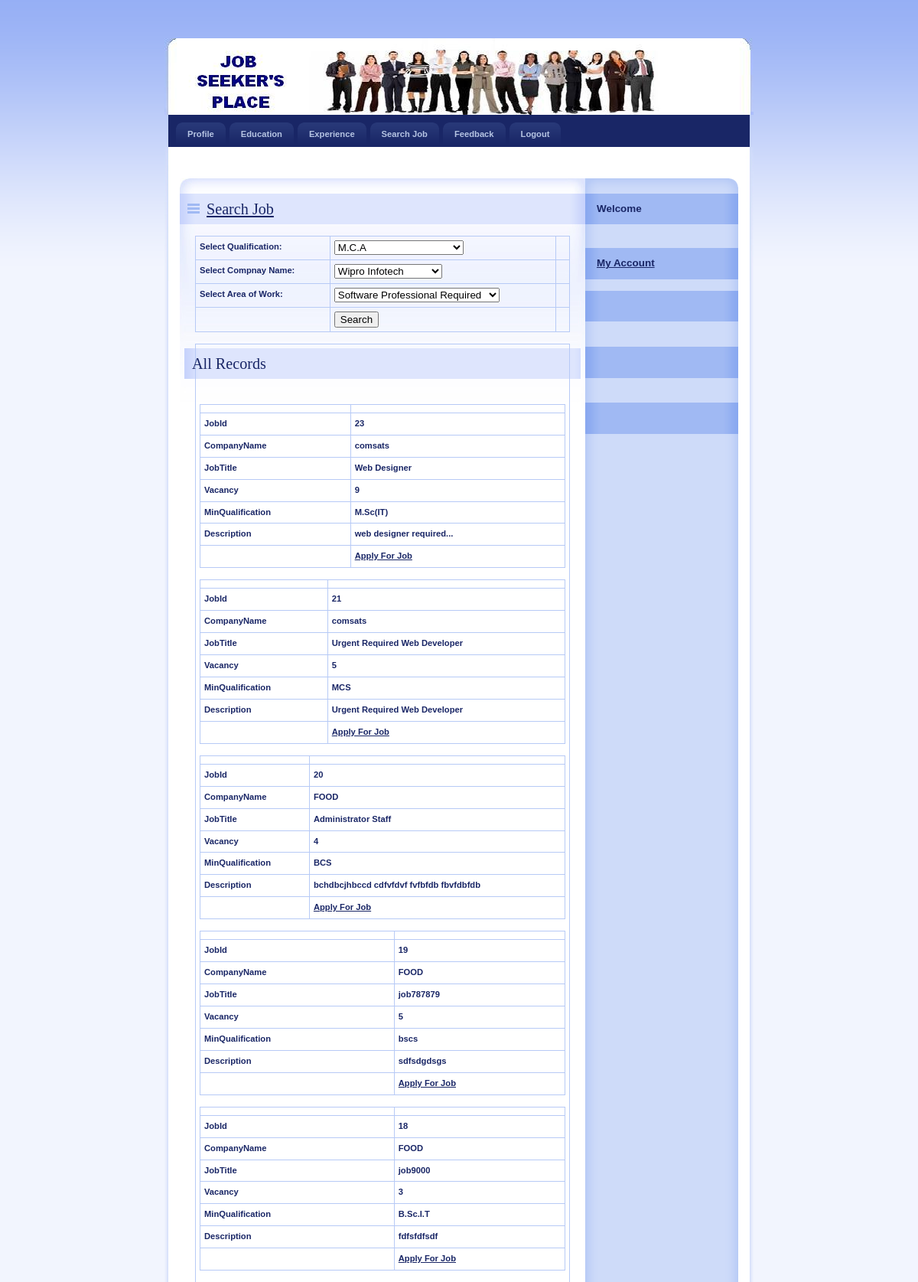
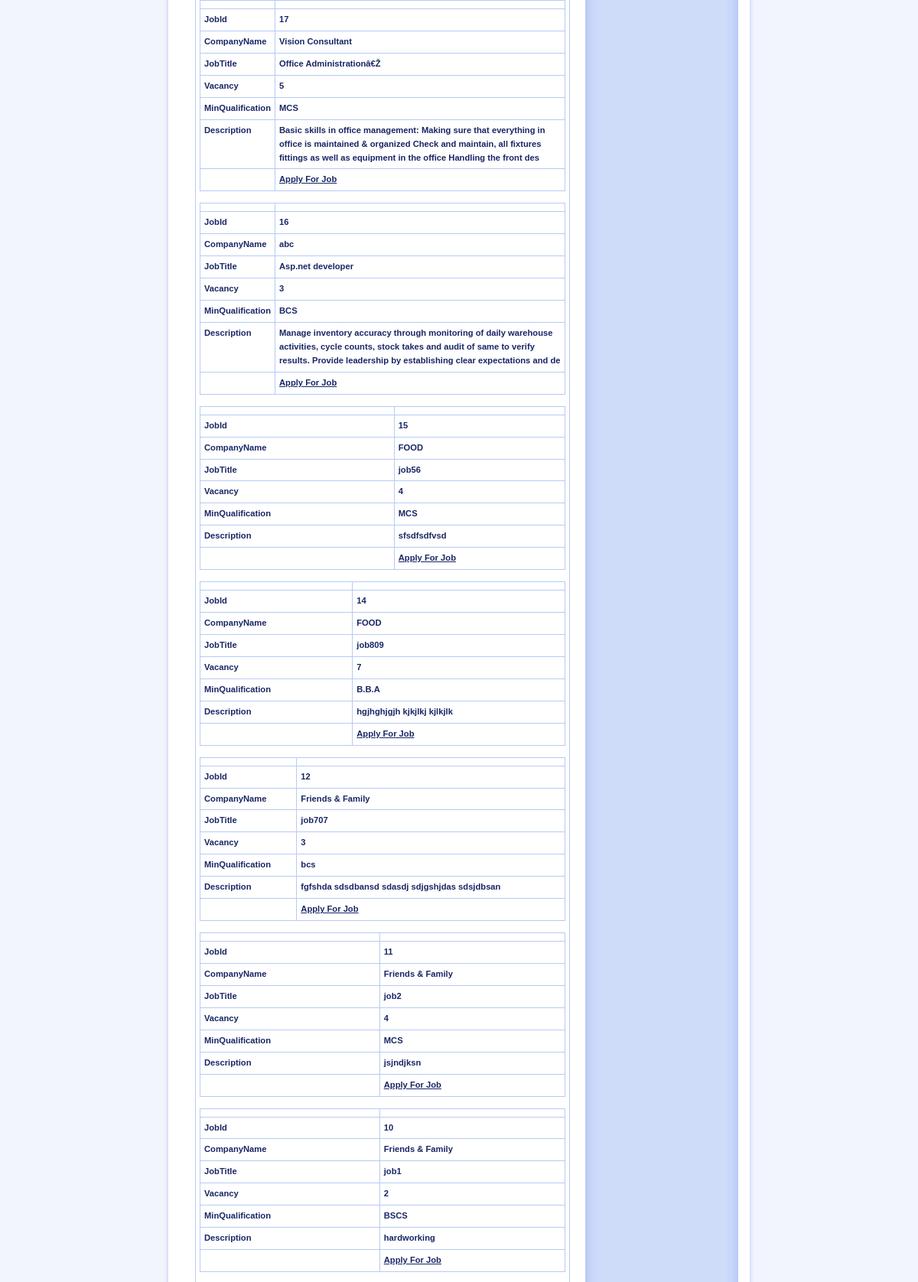
/JobSeeker/SearchJob.php (upper part), run on the app's committed database (2 pictures, top to bottom).
### tables this page shows
CREATE TABLE `job_master` (
  `JobId` int(11) NOT NULL,
  `CompanyName` varchar(20) NOT NULL,
  `Location` varchar(255) NOT NULL,
  `JobTitle` varchar(50) NOT NULL,
  `Work_aera` varchar(255) NOT NULL,
  `Vacancy` int(11) NOT NULL,
  `MinQualification` varchar(50) NOT NULL,
  `App_date` date NOT NULL,
  `Description` varchar(200) NOT NULL
);

### JobSeeker/SearchJob.php (the view, shortened to what this page needs)
<?php require_once('../Connections/job.php'); ?>
<?php
mysqli_select_db($con,$database_job);
$query_Recordset1 = "SELECT distinct MinQualification FROM job_master";
$Recordset1 = mysqli_query($con,$query_Recordset1) or die(mysqli_error());
$row_Recordset1 = mysqli_fetch_assoc($Recordset1);
mysqli_select_db($con,$database_job);
mysqli_select_db($con,$database_job);
$query_Recordset4 = "SELECT distinct CompanyName FROM job_master";
$Recordset4 = mysqli_query($con,$query_Recordset4) or die(mysqli_error($con));
$row_Recordset4 = mysqli_fetch_assoc($Recordset4);
mysqli_select_db($con,$database_job);
$query_Recordset5 = "SELECT distinct JobTitle FROM job_master";
$Recordset5 = mysqli_query($con,$query_Recordset5) or die(mysqli_error($con));
$row_Recordset5 = mysqli_fetch_assoc($Recordset5);
$colname_Recordset2 = "-1";
$colname2_Recordset2 = "-1";
if (isset($_POST['cmbCompany'])) {
  $colname2_Recordset2 = $_POST['cmbCompany'];
} else {
	$colname2_Recordset2 = "";
	}
$colname3_Recordset2 = "-1";
mysqli_select_db($con,$database_job);
if(!empty($colname2_Recordset2)) {
$query_Recordset2 = sprintf("SELECT * FROM job_master WHERE MinQualification = %s and CompanyName=%s and JobTitle=%s", GetSQLValueString($colname_Recordset2, "text"),GetSQLValueString($colname2_Recordset2, "text"),GetSQLValueString($colname3_Recordset2, "text"));
} else {
	$query_Recordset2 = sprintf("SELECT * FROM job_master ORDER BY JobId DESC");
	}
$Recordset2 = mysqli_query($con,$query_Recordset2) or die(mysqlI_error($con));
$row_Recordset2 = mysqli_fetch_assoc($Recordset2);
$totalRows_Recordset2 = mysqli_num_rows($Recordset2);
?>
<!DOCTYPE html PUBLIC "-//W3C//DTD XHTML 1.0 Strict//EN" "http://www.w3.org/TR/xhtml1/DTD/xhtml1-strict.dtd">
<html xmlns="http://www.w3.org/1999/xhtml" xml:lang="cs" lang="cs">
<head>
    <link rel="stylesheet" media="screen,projection" type="text/css" href="./css/main.css" />
    <link rel="stylesheet" media="print" type="text/css" href="./css/print.css" />
    <link rel="stylesheet" media="aural" type="text/css" href="./css/aural.css" />
</head>
<body id="www-url-cz">
<div id="main" class="box">
<?php
include "Header.php"
?>
<?php
include "menu.php"
?>
    <div id="page" class="box">
    <div id="page-in" class="box">
        <div id="strip" class="box noprint">
            <p id="breadcrumbs">&nbsp;</p>
        </div>
        <div id="content">
            <div class="article">
                <h2><span><a href="#">Search Job</a></span></h2>
                <form id="form1" method="post" action="SearchJob.php">
                  <table width="100%" border="0" cellspacing="0" cellpadding="0">
                    <tr>
                      <td><strong>Select Qualification:</strong></td>
                      <td><label>
                      <select name="cmbQual" id="cmbQual">
                        <?php
do {
?>
                        <option value="<?php echo $row_Recordset1['MinQualification']?>"><?php echo $row_Recordset1['MinQualification']?></option>
                        <?php
} while ($row_Recordset1 = mysqli_fetch_assoc($Recordset1));
?>
                      </select>
                      </label></td>
                      <td><label></label></td>
                    </tr>
                    <tr>
                      <td><strong>Select Compnay Name:</strong></td>
                      <td><label>
                        <select name="cmbCompany" id="cmbCompany">
                          <?php
do {
?>
                          <option value="<?php echo $row_Recordset4['CompanyName']?>"><?php echo $row_Recordset4['CompanyName']?></option>
                          <?php
} while ($row_Recordset4 = mysqli_fetch_assoc($Recordset4));
?>
                        </select>
                      </label></td>
                      <td>&nbsp;</td>
                    </tr>
                    <tr>
                      <td><strong>Select Area of Work:</strong></td>
                      <td><label>
                        <select name="cmbArea" id="cmbArea">
                          <?php
do {
?>
                          <option value="<?php echo $row_Recordset5['JobTitle']?>"><?php echo $row_Recordset5['JobTitle']?></option>
                          <?php
} while ($row_Recordset5 = mysqli_fetch_assoc($Recordset5));
?>
                      </select>
                      </label></td>
                      <td>&nbsp;</td>
                    </tr>
                    <tr>
                      <td>&nbsp;</td>
                      <td><input type="submit" name="button" id="button" value="Search" /></td>
                      <td>&nbsp;</td>
                    </tr>
                  </table>
              </form>
                <table width="100%" border="0" cellspacing="0" cellpadding="0">
                  <tr>
                    <td width="100%"><h2><?PHP if(!empty($colname2_Recordset2)) { ?> Search Result:<?PHP } else { ?>All Records<?PHP } ?></h2>&nbsp;
                        <?php
						if ($totalRows_Recordset2!=0)
						{
						do { ?>
                          <table width="100%" border="0" cellpadding="0" cellspacing="0">
                          <tr>
                          <td></td>
                          </tr>
                          <tr>
                          <td><strong>JobId</strong></td>
                          <td><strong><?php echo $row_Recordset2['JobId']; ?></strong></td>
                          </tr>
                          <tr>
                          <td><strong>CompanyName</strong></td>
                          <td><strong><?php echo $row_Recordset2['CompanyName']; ?></strong></td>
                          </tr>
                          <tr>
                          <td><strong>JobTitle</strong></td>
                          <td><strong><?php echo $row_Recordset2['JobTitle']; ?></strong></td>
                          </tr>
                          <tr>
                          <td><strong>Vacancy</strong></td>
                          <td><strong><?php echo $row_Recordset2['Vacancy']; ?></strong></td>
                          </tr>
                          <tr>
                          <td><strong>MinQualification</strong></td>
                           <td><strong><?php echo $row_Recordset2['MinQualification']; ?></strong></td>
                           </tr>
                           <tr>
                          <td><strong>Description</strong></td>
                          <td><strong><?php echo $row_Recordset2['Description']; ?></strong></td>
                        </tr>
                           <tr>
                             <td>&nbsp;</td>
                             <td><a href="Apply.php?JobId=<?php echo $row_Recordset2['JobId'];?>"><strong>Apply For Job</strong></a></td>
                           </tr>
                        </table>
                        <?php } while ($row_Recordset2 = mysqli_fetch_assoc($Recordset2));
						  ?>
                      </table>
                      <?php
					  }
                      ?></td>
          </div>
        </div>
<?php
include "right.php"
?>
    </div>
    </div>
</div>
</body>
</html>

### JobSeeker/css/main.css (style rules this page uses)
* { min-height:1px; }
body { border:0; margin:0; padding:0; background:#F2F5FE url("../design/bg.gif") 0 0 repeat-x; font:70%/160% "verdana",sans-serif; color:#192666; _text-align:center; }
a { color:#192666; }
p { border:0; margin:15px 0; padding:0; }
div { display:block; border:0; margin:0; padding:0; }
h1, h2, h3, h4, h5 { border:0; margin:15px 0 10px 0; padding:0; font-weight:bold; }
h2 { font-size:180%; line-height:100%; font-family:"georgia",serif; font-weight:normal; }
table { display:table; border-collapse:collapse; margin:15px 0; padding:0; border:1px solid #B7CAF6; font-size:100%; }
tr { display:table-row; }
th, td { display: table-cell; border:1px solid #B7CAF6; margin:0; padding:5px; vertical-align:top; text-align:left; }
form { border:0; margin:0; padding:0; }
a, img, span { border:0; margin:0; padding:0; }
strong, .strong { font-weight:bold; }
.box { min-height:1px; _height:1px; }
.box:after { content:"."; display:block; line-height:0px; font-size:0px; visibility:hidden; clear:both; }
#main { width:770px; margin:50px auto 0 auto; _text-align:left; }
#page { width:770px; min-height:1px; background:#FFF url("../design/bg_page.gif") 0 0 repeat-y; _height:1px; }
#page-in { min-height:1px; padding:10px 0; background:url("../design/bg_page_in.jpg") 0 0 no-repeat; _height:1px; }
#strip { position:relative; clear:both; padding:3px 20px 10px 20px; color:#6182D1; }
#strip p { margin:0; }
#strip #breadcrumbs { width:520px; margin:0; padding:0; }
#content { float:left; width:530px; _width:550px; margin:0; padding:0 0 0 20px; }
#content .article { margin:0; padding:20px; background:url("../design/content_article_bg.jpg") 0 0 no-repeat; }
#content .article h2 { margin:0 -20px; padding:10px; background:#DEE5FD url("../design/content_title_bg.gif") 0 0 repeat-y; color:#192666; }
#content .article h2 span { background:url("../design/ico_list.gif") 0 50% no-repeat; padding-left:25px; }

### JobSeeker/css/print.css (style rules this page uses)
body { border:0; margin:0; padding:0; font-size:12pt }
a { color:#000; text-decoration:none; }
h1, h2, h3 { page-break-after:avoid; page-break-inside:avoid; }
table { border-collapse: collapse; border-width:1px; border-style:solid; }
th, td { display:table-cell; border-width:1px; border-style:solid; }
.noprint { display:none; }

### JobSeeker/css/aural.css (style rules this page uses)
body { voice-family:paul,male; volume:loud; speech-rate:slow; richness:90; stress:20; }
h1, h2, h3, h4, h5 { cue-before:url("ping.au"); }
p, table { pause:50ms; }
strong { pitch:medium; pitch-range:60; stress:90; richness:90; }

### data on the page
job_master: JobId "23", CompanyName "comsats", JobTitle "Web Designer", Vacancy "9", MinQualification "M.Sc(IT)", Description "web designer required..."
job_master: JobId "21", CompanyName "comsats", JobTitle "Urgent Required Web Developer", Vacancy "5", MinQualification "MCS", Description "Urgent Required Web Developer"
job_master: JobId "20", CompanyName "FOOD", JobTitle "Administrator Staff", Vacancy "4", MinQualification "BCS", Description "bchdbcjhbccd cdfvfdvf fvfbfdb fbvfdbfdb"
job_master: JobId "19", CompanyName "FOOD", JobTitle "job787879", Vacancy "5", MinQualification "bscs", Description "sdfsdgdsgs"
job_master: JobId "18", CompanyName "FOOD", JobTitle "job9000", Vacancy "3", MinQualification "B.Sc.I.T", Description "fdfsfdfsdf"
job_master: JobId "17", CompanyName "Vision Consultant", JobTitle "Office Administrationâ€Ž", Vacancy "5", MinQualification "MCS", Description "Basic skills in office management: Making sure that everything in office is maintained & organized Check and maintain, all fixtures fittings as well as equipment in the office Handling the front des"
job_master: JobId "16", CompanyName "abc", JobTitle "Asp.net developer", Vacancy "3", MinQualification "BCS", Description "Manage inventory accuracy through monitoring of daily warehouse activities, cycle counts, stock takes and audit of same to verify results. Provide leadership by establishing clear expectations and de"
job_master: JobId "15", CompanyName "FOOD", JobTitle "job56", Vacancy "4", MinQualification "MCS", Description "sfsdfsdfvsd"
job_master: JobId "14", CompanyName "FOOD", JobTitle "job809", Vacancy "7", MinQualification "B.B.A", Description "hgjhghjgjh kjkjlkj kjlkjlk"
job_master: JobId "12", CompanyName "Friends & Family", JobTitle "job707", Vacancy "3", MinQualification "bcs", Description "fgfshda sdsdbansd sdasdj sdjgshjdas sdsjdbsan"
job_master: JobId "11", CompanyName "Friends & Family", JobTitle "job2", Vacancy "4", MinQualification "MCS", Description "jsjndjksn"
job_master: JobId "10", CompanyName "Friends & Family", JobTitle "job1", Vacancy "2", MinQualification "BSCS", Description "hardworking"

### other printed values
form field cmbQual "M.C.A"
form field cmbCompany "Wipro Infotech"
form field cmbArea "Software Professional Required"
